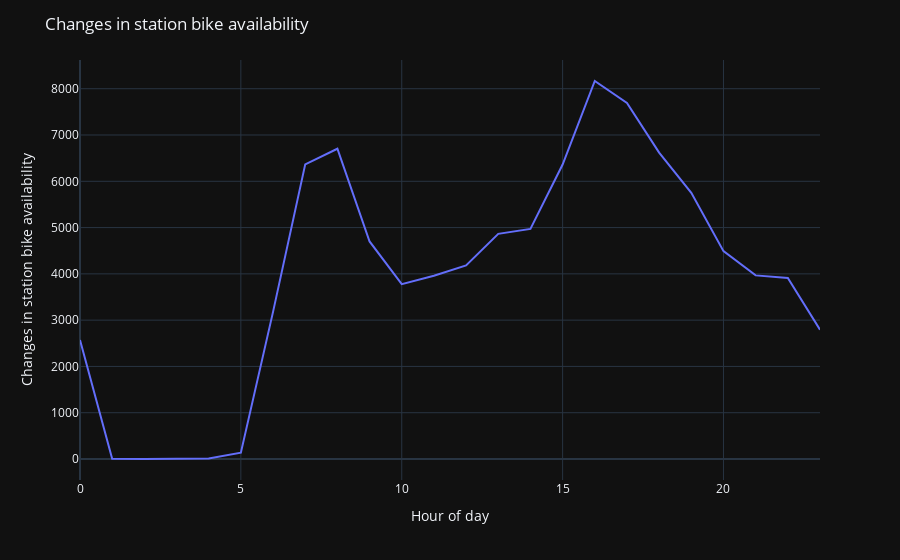

Notebook source saved alongside this figure:
### Markdown cell above
## Changes in station bike availability by hour of day

### Code cell
# Graph the number of times the number of bikes at a station changes by the hour of day
stations['same_station_as_previous_row'] = stations['station_id'] == stations['station_id'].shift(-1)
stations['change_in_bikes'] = stations['same_station_as_previous_row'] * stations['num_bikes_available'] != stations['num_bikes_available'].shift(-1)
changed_by_hour = stations.groupby(stations.last_reported.dt.hour).change_in_bikes.sum()
fig = px.line(
    changed_by_hour, y='change_in_bikes', labels={'change_in_bikes': 'Changes in station bike availability', 'last_reported':'Hour of day'}
)
fig.update_layout(
    title='Changes in station bike availability',
    xaxis_title='Hour of day',
)
fig

### Figure 1 — Plotly figure (JSON) as saved in the notebook; plotly's stock layout.template omitted (floating-point values rounded to 4 significant figures)
{"data": [{"hovertemplate": "Hour of day=%{x}<br>Changes in station bike availability=%{y}<extra></extra>", "legendgroup": "", "line": {"color": "#636efa", "dash": "solid"}, "marker": {"symbol": "circle"}, "mode": "lines", "name": "", "orientation": "v", "showlegend": false, "type": "scatter", "x": [0, 1, 2, 3, 4, 5, 6, 7, 8, 9, 10, 11, 12, 13, 14, 15, 16, 17, 18, 19, 20, 21, 22, 23], "xaxis": "x", "y": [2570, 6, 0, 0, 9, 135, 3179, 6365, 6703, 4700, 3777, 3960, 4181, 4864, 4971, 6363, 8167, 7692, 6619, 5750, 4491, 3967, 3912, 2794], "yaxis": "y"}], "layout": {"legend": {"tracegroupgap": 0}, "margin": {"t": 60}, "title": {"text": "Changes in station bike availability"}, "xaxis": {"anchor": "y", "domain": [0, 1], "title": {"text": "Hour of day"}}, "yaxis": {"anchor": "x", "domain": [0, 1], "title": {"text": "Changes in station bike availability"}}}}
